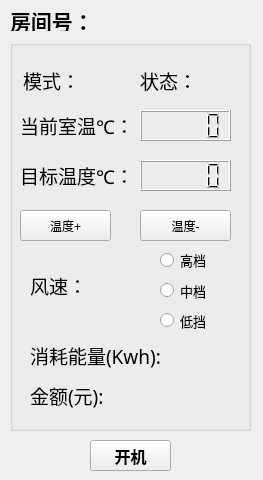
<?xml version="1.0" encoding="UTF-8"?>
<ui version="4.0">
 <class>Client</class>
 <widget class="QWidget" name="Client">
  <property name="geometry">
   <rect>
    <x>0</x>
    <y>0</y>
    <width>263</width>
    <height>480</height>
   </rect>
  </property>
  <property name="windowTitle">
   <string>Client</string>
  </property>
  <widget class="QLabel" name="roomNumLabel">
   <property name="geometry">
    <rect>
     <x>10</x>
     <y>10</y>
     <width>111</width>
     <height>21</height>
    </rect>
   </property>
   <property name="font">
    <font>
     <family>黑体</family>
     <pointsize>16</pointsize>
     <weight>75</weight>
     <bold>true</bold>
    </font>
   </property>
   <property name="text">
    <string>房间号：</string>
   </property>
  </widget>
  <widget class="QPushButton" name="powerButton">
   <property name="geometry">
    <rect>
     <x>90</x>
     <y>440</y>
     <width>81</width>
     <height>31</height>
    </rect>
   </property>
   <property name="font">
    <font>
     <family>黑体</family>
     <pointsize>12</pointsize>
     <weight>75</weight>
     <bold>true</bold>
    </font>
   </property>
   <property name="text">
    <string>开机</string>
   </property>
  </widget>
  <widget class="QGroupBox" name="controlBox">
   <property name="geometry">
    <rect>
     <x>10</x>
     <y>40</y>
     <width>241</width>
     <height>391</height>
    </rect>
   </property>
   <property name="title">
    <string/>
   </property>
   <widget class="QLabel" name="roomTmpLabel">
    <property name="geometry">
     <rect>
      <x>10</x>
      <y>70</y>
      <width>121</width>
      <height>31</height>
     </rect>
    </property>
    <property name="font">
     <font>
      <family>黑体</family>
      <pointsize>14</pointsize>
      <weight>50</weight>
      <bold>false</bold>
     </font>
    </property>
    <property name="text">
     <string>当前室温℃：</string>
    </property>
   </widget>
   <widget class="QLCDNumber" name="roomTmpLcd">
    <property name="geometry">
     <rect>
      <x>130</x>
      <y>70</y>
      <width>91</width>
      <height>31</height>
     </rect>
    </property>
   </widget>
   <widget class="QLabel" name="targetTmpLabel">
    <property name="geometry">
     <rect>
      <x>10</x>
      <y>120</y>
      <width>111</width>
      <height>31</height>
     </rect>
    </property>
    <property name="font">
     <font>
      <family>黑体</family>
      <pointsize>14</pointsize>
     </font>
    </property>
    <property name="text">
     <string>目标温度℃：</string>
    </property>
   </widget>
   <widget class="QPushButton" name="upButton">
    <property name="geometry">
     <rect>
      <x>10</x>
      <y>170</y>
      <width>91</width>
      <height>31</height>
     </rect>
    </property>
    <property name="text">
     <string>温度+</string>
    </property>
   </widget>
   <widget class="QLabel" name="winSpeedLabel">
    <property name="geometry">
     <rect>
      <x>20</x>
      <y>230</y>
      <width>71</width>
      <height>31</height>
     </rect>
    </property>
    <property name="font">
     <font>
      <family>黑体</family>
      <pointsize>14</pointsize>
     </font>
    </property>
    <property name="text">
     <string>风速：</string>
    </property>
   </widget>
   <widget class="QLabel" name="KwhLabel">
    <property name="geometry">
     <rect>
      <x>20</x>
      <y>300</y>
      <width>181</width>
      <height>31</height>
     </rect>
    </property>
    <property name="font">
     <font>
      <family>黑体</family>
      <pointsize>14</pointsize>
      <weight>50</weight>
      <bold>false</bold>
     </font>
    </property>
    <property name="text">
     <string>消耗能量(Kwh):</string>
    </property>
   </widget>
   <widget class="QLabel" name="feeLabel">
    <property name="geometry">
     <rect>
      <x>20</x>
      <y>340</y>
      <width>191</width>
      <height>31</height>
     </rect>
    </property>
    <property name="font">
     <font>
      <family>黑体</family>
      <pointsize>14</pointsize>
      <weight>50</weight>
      <bold>false</bold>
     </font>
    </property>
    <property name="text">
     <string>金额(元):</string>
    </property>
   </widget>
   <widget class="QLCDNumber" name="targetTmpLcd">
    <property name="geometry">
     <rect>
      <x>130</x>
      <y>120</y>
      <width>91</width>
      <height>31</height>
     </rect>
    </property>
   </widget>
   <widget class="QPushButton" name="downButton">
    <property name="geometry">
     <rect>
      <x>130</x>
      <y>170</y>
      <width>91</width>
      <height>31</height>
     </rect>
    </property>
    <property name="text">
     <string>温度-</string>
    </property>
   </widget>
   <widget class="QRadioButton" name="highButton">
    <property name="geometry">
     <rect>
      <x>150</x>
      <y>210</y>
      <width>51</width>
      <height>20</height>
     </rect>
    </property>
    <property name="font">
     <font>
      <family>Adobe Arabic</family>
      <pointsize>10</pointsize>
     </font>
    </property>
    <property name="text">
     <string>高档</string>
    </property>
   </widget>
   <widget class="QRadioButton" name="midButton">
    <property name="geometry">
     <rect>
      <x>150</x>
      <y>240</y>
      <width>61</width>
      <height>21</height>
     </rect>
    </property>
    <property name="font">
     <font>
      <family>Adobe Arabic</family>
      <pointsize>10</pointsize>
     </font>
    </property>
    <property name="text">
     <string>中档</string>
    </property>
   </widget>
   <widget class="QRadioButton" name="lowButton">
    <property name="geometry">
     <rect>
      <x>150</x>
      <y>270</y>
      <width>61</width>
      <height>21</height>
     </rect>
    </property>
    <property name="font">
     <font>
      <family>Adobe Arabic</family>
      <pointsize>10</pointsize>
     </font>
    </property>
    <property name="text">
     <string>低挡</string>
    </property>
   </widget>
   <widget class="QLabel" name="modeLabel">
    <property name="geometry">
     <rect>
      <x>13</x>
      <y>30</y>
      <width>101</width>
      <height>21</height>
     </rect>
    </property>
    <property name="font">
     <font>
      <family>黑体</family>
      <pointsize>14</pointsize>
     </font>
    </property>
    <property name="text">
     <string>模式：</string>
    </property>
   </widget>
   <widget class="QLabel" name="statusLabel">
    <property name="geometry">
     <rect>
      <x>130</x>
      <y>30</y>
      <width>101</width>
      <height>21</height>
     </rect>
    </property>
    <property name="font">
     <font>
      <family>黑体</family>
      <pointsize>14</pointsize>
     </font>
    </property>
    <property name="text">
     <string>状态：</string>
    </property>
   </widget>
  </widget>
 </widget>
 <layoutdefault spacing="6" margin="11"/>
 <resources/>
 <connections/>
</ui>
